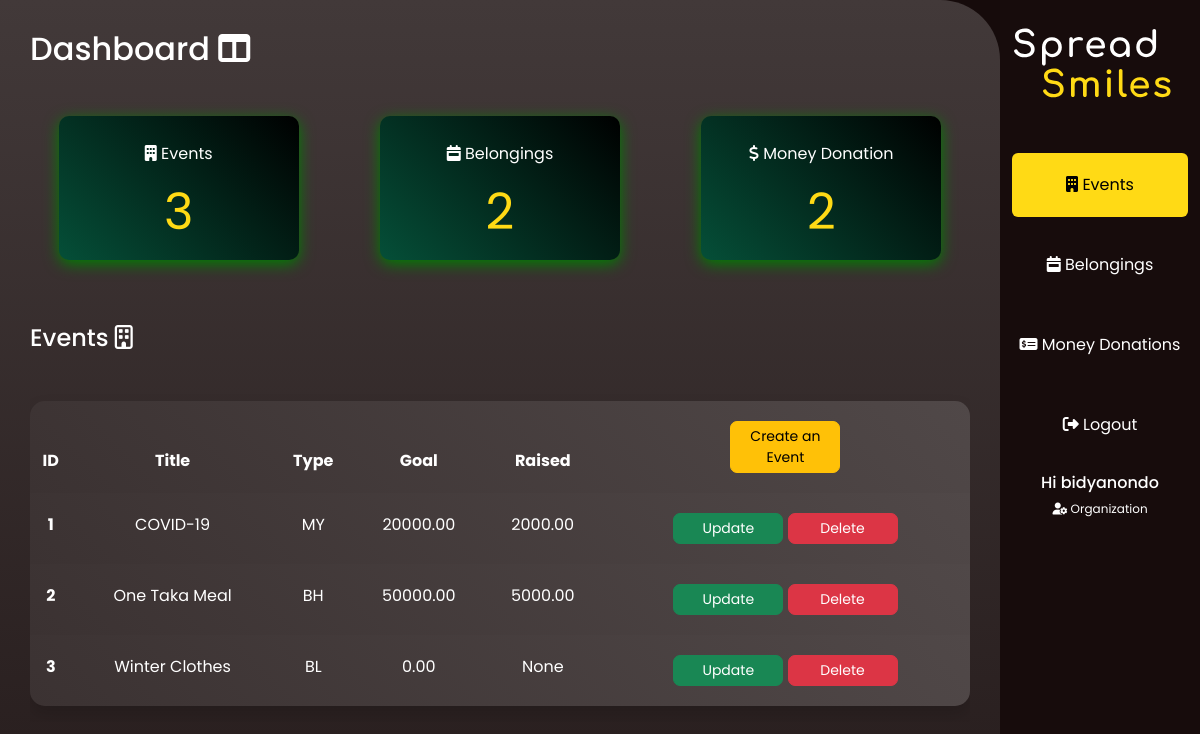
/orghome/1/ (signed in), run on an earlier commit of the app's database.
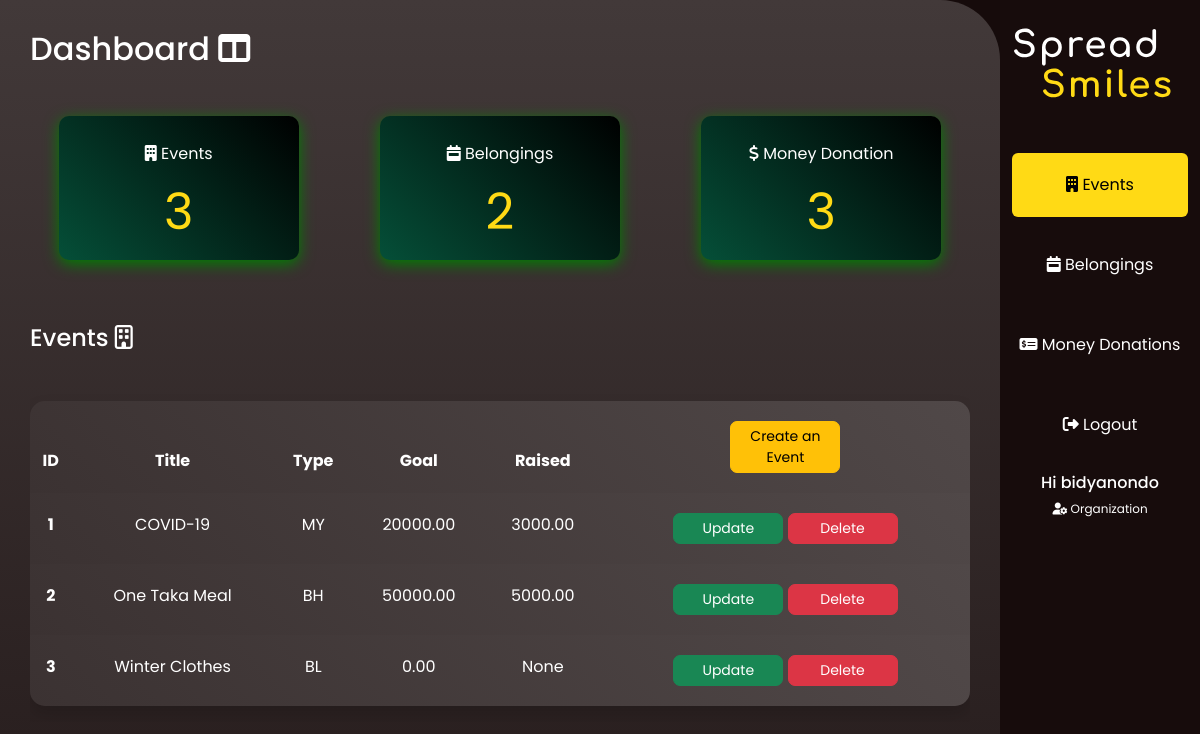
And on a later commit of the database.
### user/models.py (models this page shows, shortened)
class Organization(models.Model):
    user = models.OneToOneField(User, null=True, on_delete=models.CASCADE)
    orgname = models.CharField(max_length=200, null=True)
    orgemail = models.CharField(max_length=200, null=True)
    orgcontact = models.CharField(max_length=200, null=True)
    orgaddress = models.CharField(max_length=200, null=True)
    orglicense = models.CharField(max_length=200, null=True)
    orgdate = models.DateTimeField(auto_now_add=True, null=True)

class Event(models.Model):
    MONEY = 'MY'
    BELONGINGS = 'BL'
    BOTH = 'BH'
    EVENT_TYPE_CHOICES = [
        (MONEY, 'Money'),
        (BELONGINGS, 'Belongings'),
        (BOTH, 'Both'),
    ]
    event_type = models.CharField(
        max_length=2, choices=EVENT_TYPE_CHOICES, default=MONEY)
    organization_name = models.ForeignKey(
        Organization, null=True, on_delete=models.SET_NULL)
    cover = models.ImageField(default="f.jpg", null=True, blank=True)
    event_title = models.CharField(max_length=200)
    description = models.TextField(max_length=500)
    goal = models.DecimalField(
        max_digits=20, decimal_places=2, null=True, blank=True)
    raised = models.DecimalField(
        max_digits=20, decimal_places=2, null=True, blank=True)
    belgoal = models.CharField(max_length=200, null=True, blank=True)
    date_created = models.DateTimeField(auto_now_add=True)
    def __str__(self):
        return self.event_title

### user/decorators.py (the view)
        def wrapper_func(request, *args, **kwargs):
            group = None
            if request.user.groups.exists():
                group = request.user.groups.all()[0].name
            if group in allowed_roles:
                return view_func(request, *args, **kwargs)
            else:
                return HttpResponse('You are not authorized to view this page')

### user/views.py (called while the page is built)
@login_required(login_url='/login')
@allowed_users(allowed_roles='organizations')
def orghome(request, pk):
    organization = Organization.objects.get(id=pk)
    events = organization.event_set.all()
    mdonators = organization.moneydonatorinfo_set.all()
    bdonators = organization.belongingsdonatorinfo_set.all()
    context = {'events': events,
               'mdonators': mdonators, 'bdonators': bdonators}
    return render(request, 'user/organization.html', context)

### user/templates/user/organization.html (shortened to what the changed rows need)
{% load static %}
<!DOCTYPE html>
<html lang="en">
  <head>
    <link
      rel="stylesheet"
      href="https://stackpath.bootstrapcdn.com/bootstrap/5.0.0-alpha1/css/bootstrap.min.css"
    />
    <link rel="stylesheet" href="{% static 'css/admin.css' %}" />
  </head>
  <body>
    <div class="container-fluid">
      <div class="row">
        <main class="main shadow-lg col-md-9 col-lg-10">
          <h1 class="h2 mb-5">Dashboard <i class="fas fa-columns"></i></h1>
          <div class="row text-center mb-5">
            <div class="col-md-4">
              <div
                class="card text-white bg-dark mb-3"
                style="max-width: 15rem"
              >
                <div class="card-body">
                  <p class="card-text">
                    <i class="fas fa-building"></i> Events
                  </p>
                  <h5 class="card-title">{{events.count}}</h5>
                </div>
              </div>
            </div>
            <div class="col-md-4">
              <div
                class="card text-white bg-dark mb-3"
                style="max-width: 15rem"
              >
                <div class="card-body">
                  <p class="card-text">
                    <i class="fas fa-calendar-week"></i> Belongings
                  </p>
                  <h5 class="card-title">{{bdonators.count}}</h5>
                </div>
              </div>
            </div>
            <div class="col-md-4">
              <div
                class="card text-white bg-dark mb-3"
                style="max-width: 15rem"
              >
                <div class="card-body">
                  <p class="card-text">
                    <i class="fas fa-dollar-sign"></i> Money Donation
                  </p>
                  <h5 class="card-title">{{mdonators.count}}</h5>
                </div>
              </div>
            </div>
          </div>
          <div class="tab-content" id="v-pills-tabContent">
            <div
              class="table-responsive tab-pane fade show active"
              id="v-pills-home"
              role="tabpanel"
              aria-labelledby="v-pills-home-tab"
            >
              <h1 class="h4 mb-5">Events <i class="far fa-building"></i></h1>
              <table class="shadow table mytable table-borderless text-center">
                <thead>
                  <tr>
                    <th scope="col">ID</th>
                    <th scope="col">Title</th>
                    <th scope="col">Type</th>
                    <th scope="col">Goal</th>
                    <th scope="col">Raised</th>
                    <th scope="col">
                      <a class="btn btn-warning btn-sm" href="/create_event">
                        Create an Event
                      </a>
                    </th>
                  </tr>
                </thead>
                <tbody>
                  {% for event in events %}
                  <tr>
                    <th scope="row">{{event.id}}</th>
                    <td>{{event.event_title}}</td>
                    <td>{{event.event_type}}</td>
                    <td>{{event.goal}}</td>
                    <td>{{event.raised}}</td>
                    <td>
                      <a
                        class="btn btn-sm btn-success"
                        href="{% url 'update' event.id %}"
                      >
                        Update
                      </a>
                      <a
                        class="btn btn-sm btn-danger"
                        href="/delete_event/{{event.id}}"
                      >
                        Delete
                      </a>
                    </td>
                  </tr>
                  {% endfor %}
                </tbody>
              </table>
            </div>
          </div>
        </main>
        <nav
          id="sidebarMenu"
          class="col-md-3 col-lg-2 d-md-block sidebar collapse"
        >
          <div class="info">
            <h1 class="h6">Hi {{request.user}}</h1>
          </div>
        </nav>
      </div>
    </div>
  </body>
</html>

What changed in the data, as far as the page shows it:
computed for Organization: count "2" → "3"
changed Event "COVID-19": raised "2000.00" → "3000.00"
